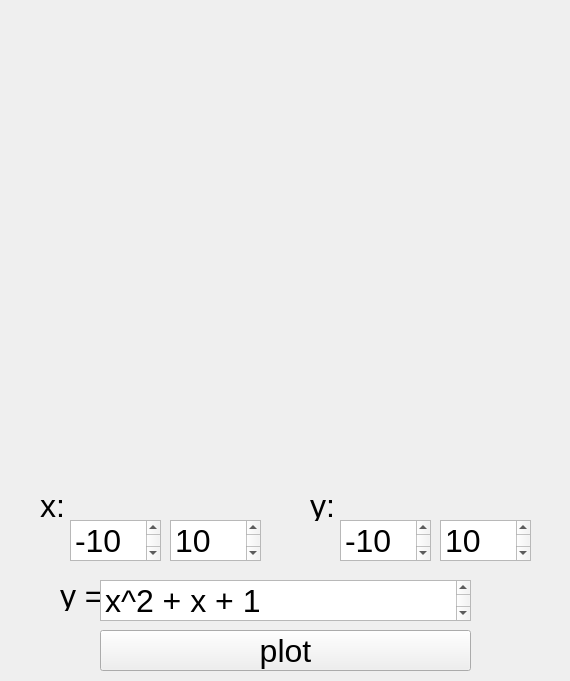
<?xml version="1.0" encoding="UTF-8"?>
<ui version="4.0">
 <class>plotwindow</class>
 <widget class="QWidget" name="plotwindow">
  <property name="geometry">
   <rect>
    <x>0</x>
    <y>0</y>
    <width>570</width>
    <height>681</height>
   </rect>
  </property>
  <property name="windowTitle">
   <string>Form</string>
  </property>
  <widget class="QCustomPlot" name="graph" native="true">
   <property name="geometry">
    <rect>
     <x>40</x>
     <y>20</y>
     <width>491</width>
     <height>461</height>
    </rect>
   </property>
  </widget>
  <widget class="QPushButton" name="draw_graph">
   <property name="geometry">
    <rect>
     <x>100</x>
     <y>630</y>
     <width>371</width>
     <height>41</height>
    </rect>
   </property>
   <property name="font">
    <font>
     <pointsize>24</pointsize>
    </font>
   </property>
   <property name="text">
    <string>plot</string>
   </property>
  </widget>
  <widget class="QLabel" name="lable_x">
   <property name="geometry">
    <rect>
     <x>40</x>
     <y>490</y>
     <width>41</width>
     <height>31</height>
    </rect>
   </property>
   <property name="font">
    <font>
     <pointsize>24</pointsize>
    </font>
   </property>
   <property name="text">
    <string>x:</string>
   </property>
  </widget>
  <widget class="QTextEdit" name="x_from">
   <property name="geometry">
    <rect>
     <x>70</x>
     <y>520</y>
     <width>91</width>
     <height>41</height>
    </rect>
   </property>
   <property name="font">
    <font>
     <pointsize>24</pointsize>
    </font>
   </property>
   <property name="html">
    <string>&lt;!DOCTYPE HTML PUBLIC &quot;-//W3C//DTD HTML 4.0//EN&quot; &quot;http://www.w3.org/TR/REC-html40/strict.dtd&quot;&gt;
&lt;html&gt;&lt;head&gt;&lt;meta name=&quot;qrichtext&quot; content=&quot;1&quot; /&gt;&lt;meta charset=&quot;utf-8&quot; /&gt;&lt;style type=&quot;text/css&quot;&gt;
p, li { white-space: pre-wrap; }
&lt;/style&gt;&lt;/head&gt;&lt;body style=&quot; font-family:'.AppleSystemUIFont'; font-size:24pt; font-weight:400; font-style:normal;&quot;&gt;
&lt;p style=&quot; margin-top:0px; margin-bottom:0px; margin-left:0px; margin-right:0px; -qt-block-indent:0; text-indent:0px;&quot;&gt;-10&lt;/p&gt;&lt;/body&gt;&lt;/html&gt;</string>
   </property>
  </widget>
  <widget class="QLabel" name="lable_y">
   <property name="geometry">
    <rect>
     <x>310</x>
     <y>490</y>
     <width>51</width>
     <height>31</height>
    </rect>
   </property>
   <property name="font">
    <font>
     <pointsize>24</pointsize>
    </font>
   </property>
   <property name="text">
    <string>y:</string>
   </property>
  </widget>
  <widget class="QTextEdit" name="y_from">
   <property name="geometry">
    <rect>
     <x>340</x>
     <y>520</y>
     <width>91</width>
     <height>41</height>
    </rect>
   </property>
   <property name="font">
    <font>
     <pointsize>24</pointsize>
    </font>
   </property>
   <property name="html">
    <string>&lt;!DOCTYPE HTML PUBLIC &quot;-//W3C//DTD HTML 4.0//EN&quot; &quot;http://www.w3.org/TR/REC-html40/strict.dtd&quot;&gt;
&lt;html&gt;&lt;head&gt;&lt;meta name=&quot;qrichtext&quot; content=&quot;1&quot; /&gt;&lt;meta charset=&quot;utf-8&quot; /&gt;&lt;style type=&quot;text/css&quot;&gt;
p, li { white-space: pre-wrap; }
&lt;/style&gt;&lt;/head&gt;&lt;body style=&quot; font-family:'.AppleSystemUIFont'; font-size:24pt; font-weight:400; font-style:normal;&quot;&gt;
&lt;p style=&quot; margin-top:0px; margin-bottom:0px; margin-left:0px; margin-right:0px; -qt-block-indent:0; text-indent:0px;&quot;&gt;-10&lt;/p&gt;&lt;/body&gt;&lt;/html&gt;</string>
   </property>
  </widget>
  <widget class="QLabel" name="lable_y_x">
   <property name="geometry">
    <rect>
     <x>60</x>
     <y>580</y>
     <width>41</width>
     <height>31</height>
    </rect>
   </property>
   <property name="font">
    <font>
     <pointsize>24</pointsize>
    </font>
   </property>
   <property name="text">
    <string>y = </string>
   </property>
  </widget>
  <widget class="QTextEdit" name="equation">
   <property name="geometry">
    <rect>
     <x>100</x>
     <y>580</y>
     <width>371</width>
     <height>41</height>
    </rect>
   </property>
   <property name="font">
    <font>
     <pointsize>24</pointsize>
    </font>
   </property>
   <property name="html">
    <string>&lt;!DOCTYPE HTML PUBLIC &quot;-//W3C//DTD HTML 4.0//EN&quot; &quot;http://www.w3.org/TR/REC-html40/strict.dtd&quot;&gt;
&lt;html&gt;&lt;head&gt;&lt;meta name=&quot;qrichtext&quot; content=&quot;1&quot; /&gt;&lt;meta charset=&quot;utf-8&quot; /&gt;&lt;style type=&quot;text/css&quot;&gt;
p, li { white-space: pre-wrap; }
&lt;/style&gt;&lt;/head&gt;&lt;body style=&quot; font-family:'.AppleSystemUIFont'; font-size:24pt; font-weight:400; font-style:normal;&quot;&gt;
&lt;p style=&quot; margin-top:0px; margin-bottom:0px; margin-left:0px; margin-right:0px; -qt-block-indent:0; text-indent:0px;&quot;&gt;x^2 + x + 1&lt;/p&gt;&lt;/body&gt;&lt;/html&gt;</string>
   </property>
  </widget>
  <widget class="QTextEdit" name="x_to">
   <property name="geometry">
    <rect>
     <x>170</x>
     <y>520</y>
     <width>91</width>
     <height>41</height>
    </rect>
   </property>
   <property name="font">
    <font>
     <pointsize>24</pointsize>
    </font>
   </property>
   <property name="html">
    <string>&lt;!DOCTYPE HTML PUBLIC &quot;-//W3C//DTD HTML 4.0//EN&quot; &quot;http://www.w3.org/TR/REC-html40/strict.dtd&quot;&gt;
&lt;html&gt;&lt;head&gt;&lt;meta name=&quot;qrichtext&quot; content=&quot;1&quot; /&gt;&lt;meta charset=&quot;utf-8&quot; /&gt;&lt;style type=&quot;text/css&quot;&gt;
p, li { white-space: pre-wrap; }
&lt;/style&gt;&lt;/head&gt;&lt;body style=&quot; font-family:'.AppleSystemUIFont'; font-size:24pt; font-weight:400; font-style:normal;&quot;&gt;
&lt;p style=&quot; margin-top:0px; margin-bottom:0px; margin-left:0px; margin-right:0px; -qt-block-indent:0; text-indent:0px;&quot;&gt;10&lt;/p&gt;&lt;/body&gt;&lt;/html&gt;</string>
   </property>
  </widget>
  <widget class="QTextEdit" name="y_to">
   <property name="geometry">
    <rect>
     <x>440</x>
     <y>520</y>
     <width>91</width>
     <height>41</height>
    </rect>
   </property>
   <property name="font">
    <font>
     <pointsize>24</pointsize>
    </font>
   </property>
   <property name="html">
    <string>&lt;!DOCTYPE HTML PUBLIC &quot;-//W3C//DTD HTML 4.0//EN&quot; &quot;http://www.w3.org/TR/REC-html40/strict.dtd&quot;&gt;
&lt;html&gt;&lt;head&gt;&lt;meta name=&quot;qrichtext&quot; content=&quot;1&quot; /&gt;&lt;meta charset=&quot;utf-8&quot; /&gt;&lt;style type=&quot;text/css&quot;&gt;
p, li { white-space: pre-wrap; }
&lt;/style&gt;&lt;/head&gt;&lt;body style=&quot; font-family:'.AppleSystemUIFont'; font-size:24pt; font-weight:400; font-style:normal;&quot;&gt;
&lt;p style=&quot; margin-top:0px; margin-bottom:0px; margin-left:0px; margin-right:0px; -qt-block-indent:0; text-indent:0px;&quot;&gt;10&lt;/p&gt;&lt;/body&gt;&lt;/html&gt;</string>
   </property>
  </widget>
 </widget>
 <customwidgets>
  <customwidget>
   <class>QCustomPlot</class>
   <extends>QWidget</extends>
   <header>qcustomplot.h</header>
   <container>1</container>
  </customwidget>
 </customwidgets>
 <resources/>
 <connections/>
</ui>
